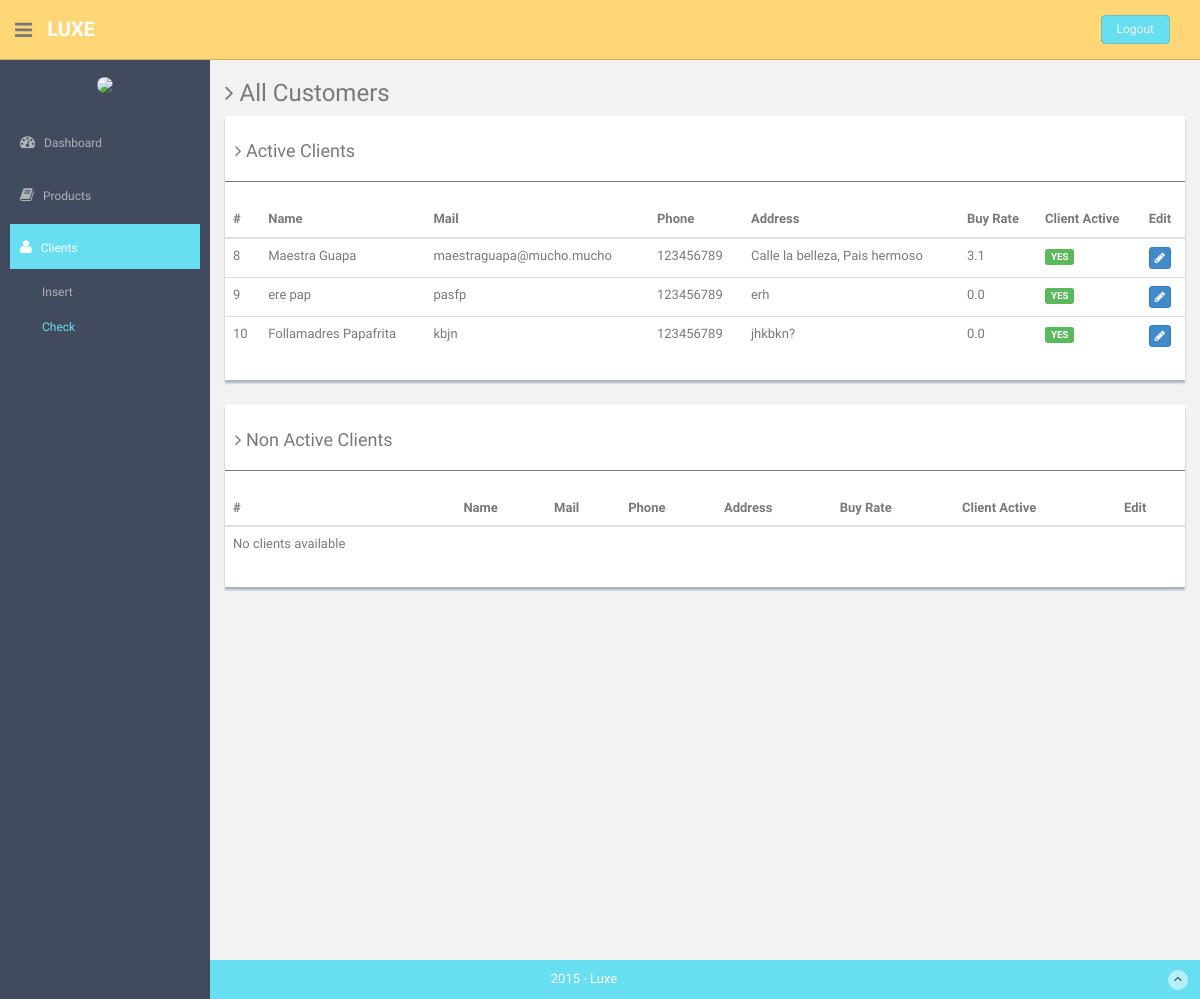
Screenshot of /clients.php (signed in) with the database file from the repository.
### tables this page shows
CREATE TABLE IF NOT EXISTS `Clients` (
`ClientId` int(4) NOT NULL,
  `ClientName` varchar(20) NOT NULL,
  `ClientSurname` varchar(20) NOT NULL,
  `ClientMail` varchar(30) NOT NULL,
  `ClientPhone` varchar(11) NOT NULL DEFAULT '',
  `ClientAddress` varchar(30) NOT NULL,
  `ClientBuyRate` double(2,1) NOT NULL,
  `ClientActive` enum('YES','NO') NOT NULL DEFAULT 'YES'
);

### functions.php (called while the page is built, shortened)
<?php
	function viewActiveClients(){
	      $db = Database::connect();
	      $db->setAttribute(PDO::ATTR_ERRMODE, PDO::ERRMODE_EXCEPTION);
	      $stmt = $db->query('select * from Clients where ClientActive = "YES";');
         return $stmt;
	}
	function viewNonActiveClients(){
	      $db = Database::connect();
	      $db->setAttribute(PDO::ATTR_ERRMODE, PDO::ERRMODE_EXCEPTION);
	      $stmt = $db->query('select * from Clients where ClientActive = "NO";');
         return $stmt;
	}
?>

### clients.php (the view, shortened to what this page needs)
<?php require_once 'functions.php';?>
<!DOCTYPE html>
<html lang="en">
  <head>
    <link href="assets/css/bootstrap.css" rel="stylesheet">
    <link href="assets/font-awesome/css/font-awesome.css" rel="stylesheet" />
    <link href="assets/css/style.css" rel="stylesheet">
    <link href="assets/css/style-responsive.css" rel="stylesheet">
  </head>
  <body>
  <section id="container" >
      <header class="header black-bg">
              <div class="sidebar-toggle-box">
                  <div class="fa fa-bars tooltips" data-placement="right" data-original-title="Toggle Navigation"></div>
              </div>
            <a href="index.php" class="logo"><b>Luxe</b></a>
            <div class="top-menu">
            	<ul class="nav pull-right top-menu">
                    <li><a class="logout" href="login.php">Logout</a></li>
            	</ul>
            </div>
        </header>
      <aside>
          <div id="sidebar"  class="nav-collapse ">
              <ul class="sidebar-menu" id="nav-accordion">
              	  <p class="centered"><img src="assets/img/ui-juan.jpg" class="img-circle" width="60"></p>
                  <li class="mt">
                      <a href="index.php">
                          <i class="fa fa-dashboard"></i>
                          <span>Dashboard</span>
                      </a>
                  </li>
                  <li class="sub-menu">
                      <a href="javascript:;" >
                          <i class="fa fa-book"></i>
                          <span>Products</span>
                      </a>
                  </li>
                  <li class="sub-menu">
                      <a class="active" href="javascript:;" >
                          <i class="fa fa-user"></i>
                          <span>Clients</span>
                      </a>
                      <ul class="sub">
                          <li><a href="formClient.php">Insert</a></li>
                          <li class="active"><a href="clients.php">Check</a></li>
                      </ul>
                  </li>
              </ul>
          </div>
      </aside>
      <section id="main-content">
          <section class="wrapper site-min-height">
          	<h3><i class="fa fa-angle-right"></i> All Customers</h3>
          	<div class="row">
          		<div class="col-md-12">
	                  	  <div class="content-panel">
	                  	  	  <h4><i class="fa fa-angle-right"></i> Active Clients</h4>
	                  	  	  <hr>
		                      <table class="table table-hover">
                              <thead>
                                 <tr>
                                    <th>#</th>
                                    <th>Name</th>
                                    <th>Mail</th>
                                    <th>Phone</th>
												<th>Address</th>
												<th>Buy Rate</th>
												<th>Client Active</th>
												<th>Edit</th>
                                 </tr>
                              </thead>
                              <tbody>
                                 <?php
                                    $results = viewActiveClients();
                                    if($results -> rowCount()<=0){
                                       echo '<tr><td>No clients available</td></tr>';
                                    }else{
                                       foreach ($results as $row) {
                                          echo '<tr>';
                                          echo '<td>'.$row['ClientId']. '</td>';
                                          echo '<td>'.$row['ClientName'].' '.$row['ClientSurname'].'</td>';
                                          echo '<td>'.$row['ClientMail'].'</td>';
                                          echo '<td>'.$row['ClientPhone'].'</td>';
														echo '<td>'.$row['ClientAddress'].'</td>';
														echo '<td>'.$row['ClientBuyRate'].'</td>';
														echo '<td><span class="label label-success">'.$row['ClientActive'].'</span></td>';
                                          echo '<td>
                                               <a href="editClient.php?idC='.$row['ClientId'].'" class="btn btn-primary btn-xs"><i class="fa fa-pencil"></i></a>
                                               </td>';
                                          echo '</tr>';
                                       }
                                    }
                                 ?>
                              </tbody>
                            </table>
	                  	  </div>
	            </div>
          		<div class="col-md-12 mt">
	                  	  <div class="content-panel">
	                  	  	  <h4><i class="fa fa-angle-right"></i> Non Active Clients</h4>
	                  	  	  <hr>
		                      <table class="table">
                              <thead>
                                 <tr>
                                    <th>#</th>
                                    <th>Name</th>
                                    <th>Mail</th>
                                    <th>Phone</th>
												<th>Address</th>
												<th>Buy Rate</th>
												<th>Client Active</th>
												<th>Edit</th>
                                 </tr>
                              </thead>
                              <tbody>
                                 <?php
                                    $results = viewNonActiveClients();
                                    if($results -> rowCount()<=0){
                                       echo '<tr><td>No clients available</td></tr>';
                                    }
                                 ?>
                              </tbody>
                            </table>
	                  	  </div>
	            </div>
          	</div>
		</section>
      </section>
      <footer class="site-footer">
          <div class="text-center">
              2015 - Luxe
              <a href="clients.php#" class="go-top">
                  <i class="fa fa-angle-up"></i>
              </a>
          </div>
      </footer>
  </section>
  </body>
</html>

### assets/css/style.css (style rules this page uses)
body { color: #797979; background: #f2f2f2; font-family: 'Ruda', sans-serif; padding: 0px !important; margin: 0px !important; font-size:13px; }
ul li { list-style: none; }
a, a:hover, a:focus { text-decoration: none; outline: none; }
#container { width: 100%; height: 100%; }
hr { margin-top: 20px; margin-bottom: 20px; border: 0; border-top: 1px solid #797979; }
.centered { text-align: center; }
.mt { margin-top: 25px; }
ul.top-menu > li > .logout { color: #f2f2f2; font-size: 12px; border-radius: 4px; -webkit-border-radius: 4px; border: 1px solid #64c3c2 !important; padding: 5px 15px; margin-right: 15px; background: #68dff0; margin-top: 15px; }
#sidebar { width: 210px; height: 100%; position: fixed; background: #424a5d; }
#sidebar ul li { position: relative; }
#sidebar .sub-menu > .sub li { padding-left: 32px; }
#sidebar .sub-menu > .sub li:last-child { padding-bottom: 10px; }
ul.sidebar-menu , ul.sidebar-menu li ul.sub { margin: -2px 0 0; padding: 0; }
ul.sidebar-menu { margin-top: 75px; }
#sidebar > ul > li > ul.sub { display: none; }
#sidebar > ul > li.active > ul.sub, #sidebar > ul > li > ul.sub > li > a { display: block; }
ul.sidebar-menu li ul.sub li { background: #424a5d; margin-bottom: 0; margin-left: 0; margin-right: 0; }
ul.sidebar-menu li ul.sub li:last-child { border-radius: 0 0 4px 4px; -webkit-border-radius: 0 0 4px 4px; }
ul.sidebar-menu li ul.sub li a { font-size: 12px; padding: 6px 0; line-height: 35px; height: 35px; -webkit-transition: all 0.3s ease; -moz-transition: all 0.3s ease; -o-transition: all 0.3s ease; -ms-transition: all 0.3s ease; transition: all 0.3s ease; color: #aeb2b7; }
ul.sidebar-menu li ul.sub li.active a { color: #68dff0; -webkit-transition: all 0.3s ease; -moz-transition: all 0.3s ease; -o-transition: all 0.3s ease; -ms-transition: all 0.3s ease; transition: all 0.3s ease; display: block; }
ul.sidebar-menu li { margin-bottom: 5px; margin-left:10px; margin-right:10px; }
ul.sidebar-menu li.sub-menu { line-height: 15px; }
ul.sidebar-menu li a span { display: inline-block; }
ul.sidebar-menu li a { color: #aeb2b7; text-decoration: none; display: block; padding: 15px 0 15px 10px; font-size: 12px; outline: none; -webkit-transition: all 0.3s ease; -moz-transition: all 0.3s ease; -o-transition: all 0.3s ease; -ms-transition: all 0.3s ease; transition: all 0.3s ease; }
ul.sidebar-menu li a.active, ul.sidebar-menu li a:hover, ul.sidebar-menu li a:focus { background: #68dff0; color: #fff; display: block; -webkit-transition: all 0.3s ease; -moz-transition: all 0.3s ease; -o-transition: all 0.3s ease; -ms-transition: all 0.3s ease; transition: all 0.3s ease; }
ul.sidebar-menu li a i { font-size: 15px; padding-right: 6px; }
ul.sidebar-menu li a.active i { color: #fff; }
#main-content { margin-left: 210px; }
.header, .footer { min-height: 60px; padding: 0 15px; }
.header { position: fixed; left: 0; right: 0; z-index: 1002; }
.black-bg { background: #ffd777; border-bottom: 1px solid #c9aa5f; }
.wrapper { display: inline-block; margin-top: 60px; padding-left: 15px; padding-right: 15px; padding-bottom: 15px; padding-top: 0px; width: 100%; }
a.logo { font-size: 20px; color: #ffffff; float: left; margin-top: 15px; text-transform: uppercase; }
a.logo b { font-weight: 900; }
#top_menu .nav > li, ul.top-menu > li { float: left; }
ul.top-menu > li > a { color: #666666; font-size: 16px; border-radius: 4px; -webkit-border-radius: 4px; border:1px solid #666666 !important; padding: 2px 6px; margin-right: 15px; }
.sidebar-toggle-box { float: left; padding-right: 15px; margin-top: 20px; }
.sidebar-toggle-box .fa-bars { cursor: pointer; display: inline-block; font-size: 20px; }
.content-panel { background: #ffffff; box-shadow: 0px 3px 2px #aab2bd; padding-top: 15px; padding-bottom: 5px; }
.content-panel h4 { margin-left: 10px; }
.site-footer { background: #68dff0; color: #fff; padding: 10px 0; }
.go-top { margin-right: 1%; float: right; background: rgba(255,255,255,.5); width: 20px; height: 20px; border-radius: 50%; -webkit-border-radius: 50%; }
.go-top i { color: #2A3542; }
.site-min-height { min-height: 900px; }

### rows the page displays
clients: ClientId "8", ClientName "Maestra", ClientSurname "Guapa", ClientMail "maestraguapa@mucho.mucho", ClientPhone "123456789", ClientAddress "Calle la belleza, Pais hermoso", ClientBuyRate "3.1", ClientActive "YES"
clients: ClientId "9", ClientName "ere", ClientSurname "pap", ClientMail "pasfp", ClientPhone "123456789", ClientAddress "erh", ClientBuyRate "0.0", ClientActive "YES"
clients: ClientId "10", ClientName "Follamadres", ClientSurname "Papafrita", ClientMail "kbjn", ClientPhone "123456789", ClientAddress "jhkbkn?", ClientBuyRate "0.0", ClientActive "YES"
